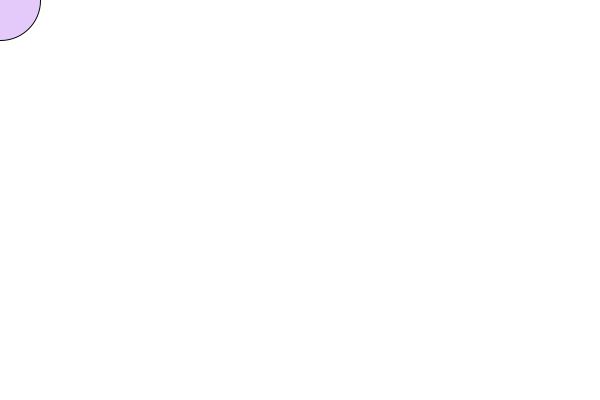
Frame 1 (no input)
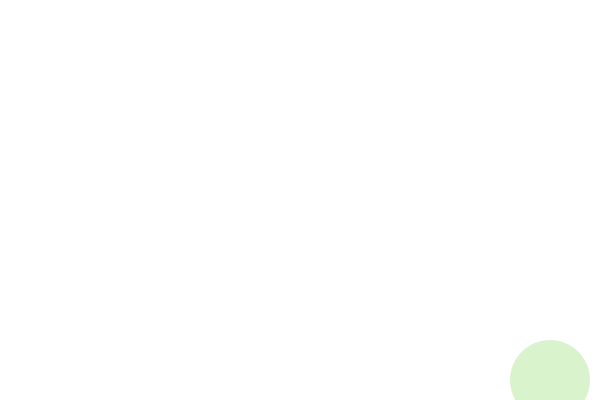
Frame 60 (the mouse pressed at the canvas centre just before this capture)
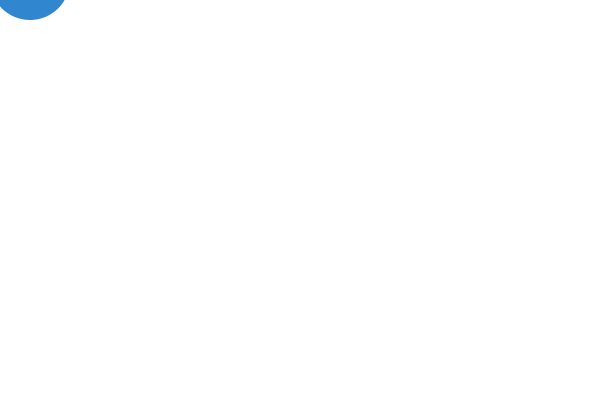
Frame 120 (the mouse held since frame 60 and released just before this capture)

The Processing sketch that drew these frames (run headless with seeded random() and noise(); from frame 60 on, the mouse is pressed at the canvas centre):

// Processing sketch: processing_160031
// ── processing_160031.pde

// code begins here - declaring global variables
int posx;
int posy;
int xd = 10;
int yd = 20;
int w =80;
int h = 80;

// define setup function
void setup() {
  size(600,400);
  frameRate(20);
  }

// define draw function
void draw() {
  background(255);
  ball (posx, posy, w, h);
  posx = posx + xd;
  posy = posy + yd;
  if (posx>width-40) {
     xd = -xd;
   }
  if (posy>height-40) {
     yd = -yd;
   }
  if (posx<0) {
     xd = -xd;
   }
  if (posy<0) {
     yd = -yd;
   }
}

// define ball function
void ball (int x,int y,int w,int h) {
   fill (random(0, 255), random(25, 255), random(0, 255), random( 25, 255)); 
   ellipse(x, y, w, h);
   noStroke();
   
}
